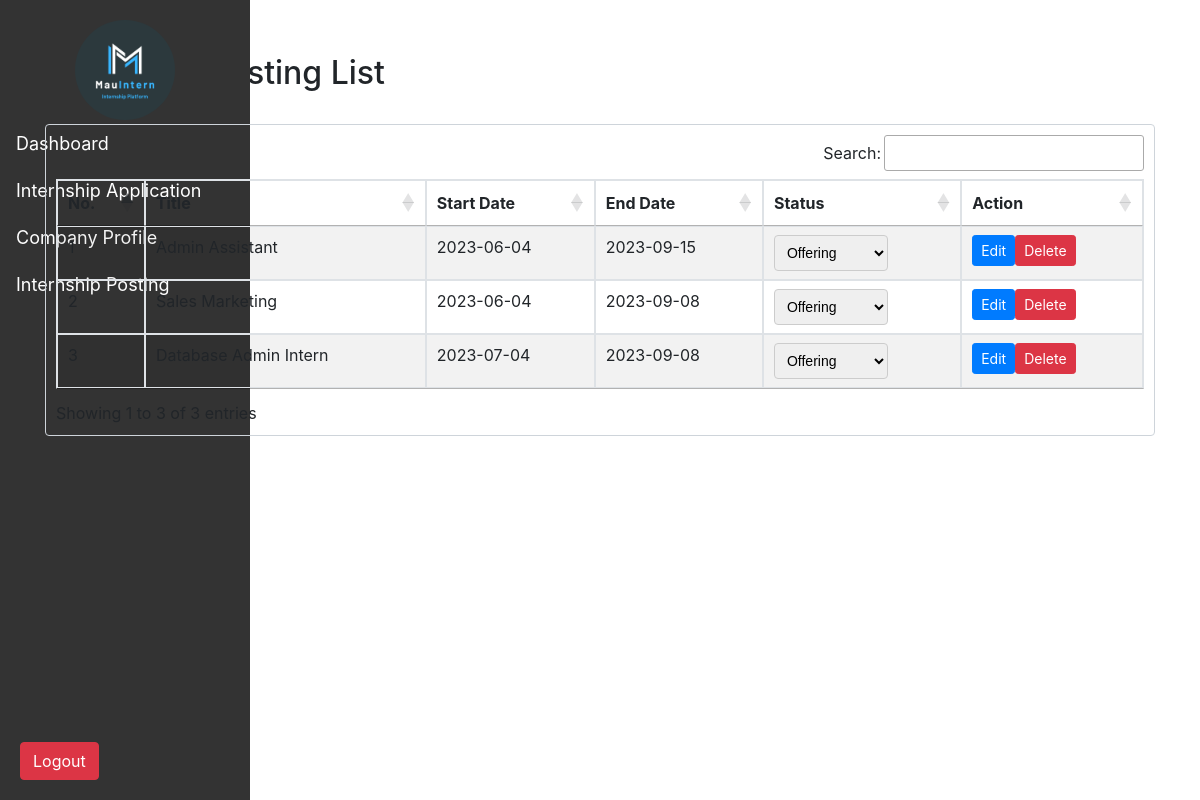
/company/dashboard.php (signed in), run on the app's committed database.
### tables this page shows
CREATE TABLE `internship` (
  `internshipID` int(11) NOT NULL,
  `title` varchar(100) NOT NULL,
  `intern_description` varchar(255) NOT NULL,
  `duration` varchar(50) DEFAULT NULL,
  `StartDate` date NOT NULL,
  `EndDate` date NOT NULL,
  `Status` varchar(20) NOT NULL,
  `companyID` int(11) DEFAULT NULL
);

### company/dashboard.php (the view, shortened to what this page needs)
<!DOCTYPE html>
<html>
<head>
    <link rel="stylesheet" href="https://cdn.jsdelivr.net/npm/bootstrap@4.0.0/dist/css/bootstrap.min.css"
>
    <link rel="stylesheet" type="text/css" href="../css/indexstyle.css">
    <link rel="stylesheet" type="text/css" href="https://cdn.datatables.net/1.13.4/css/jquery.dataTables.min.css">
</head>
<body>
<?php
require_once "../navbar/comp-header.php";
?>
<div class="container">
    <table id="example" class="table table-striped table-bordered" style="width:100%">
        <thead>
            <h2>Internship Posting List</h2>
            <a href="<?php $_SERVER['PHP_SELF']; ?>">Refresh</a>
            <tr>
                <th>No.</th>
                <th>Title</th>
                <th>Start Date</th>
                <th>End Date</th>
                <th>Status</th>
                <th>Action</th>
            </tr>
        </thead>
        <tbody>
            <?php
            include('../config.php');
            $internship = mysqli_query($conn, "SELECT * FROM internship WHERE companyID = '{$_SESSION['companyID']}'");
            $counter = 1;
            while ($row = mysqli_fetch_array($internship)) {
                echo "<tr>";
                echo "<td>" . $counter . "</td>";
                echo "<td>" . $row['title'] . "</td>";
                echo "<td>" . $row['StartDate'] . "</td>";
                echo "<td>" . $row['EndDate'] . "</td>";
                echo "<td>";
                echo "<select class='status-select' data-internshipid='" . $row['internshipID'] . "'>";
                echo "<option value='Offering'" . ($row['Status'] === 'Offering' ? ' selected' : '') . ">Offering</option>";
                echo "</select>";
                echo "</td>";
                echo "<td>";
                echo "<a class='btn btn-primary btn-sm' href='edit-date.php?internshipID=" . $row['internshipID'] . "'>Edit</a>";
                echo "<button class='btn btn-danger btn-sm' onclick='deleteInternship(" . $row['internshipID'] . ")'>Delete</button>";
                echo "</td>";
                echo "</tr>";
                $counter++;
            }
            ?>
        </tbody>
    </table>
</div>
</body>
</html>

### css/indexstyle.css (style rules this page uses)
* { margin: 0; padding: 0; box-sizing: border-box; }
body { font-family: Arial, sans-serif; background-color: #f2f2f2; color: #333; margin: 0; padding: 0; }

### company/dashboard.php (style rules this page uses)
.status-select { padding: 8px; border: 1px solid #ccc; border-radius: 4px; font-size: 14px; font-family: Arial, sans-serif; }
.status-select option { font-size: 14px; font-family: Arial, sans-serif; }

### data on the page
internship: title "Admin Assistant", StartDate "2023-06-04", EndDate "2023-09-15", Status+internshipID "Offering"
internship: title "Sales Marketing", StartDate "2023-06-04", EndDate "2023-09-08", Status+internshipID "Offering"
internship: title "Database Admin Intern", StartDate "2023-07-04", EndDate "2023-09-08", Status+internshipID "Offering"
